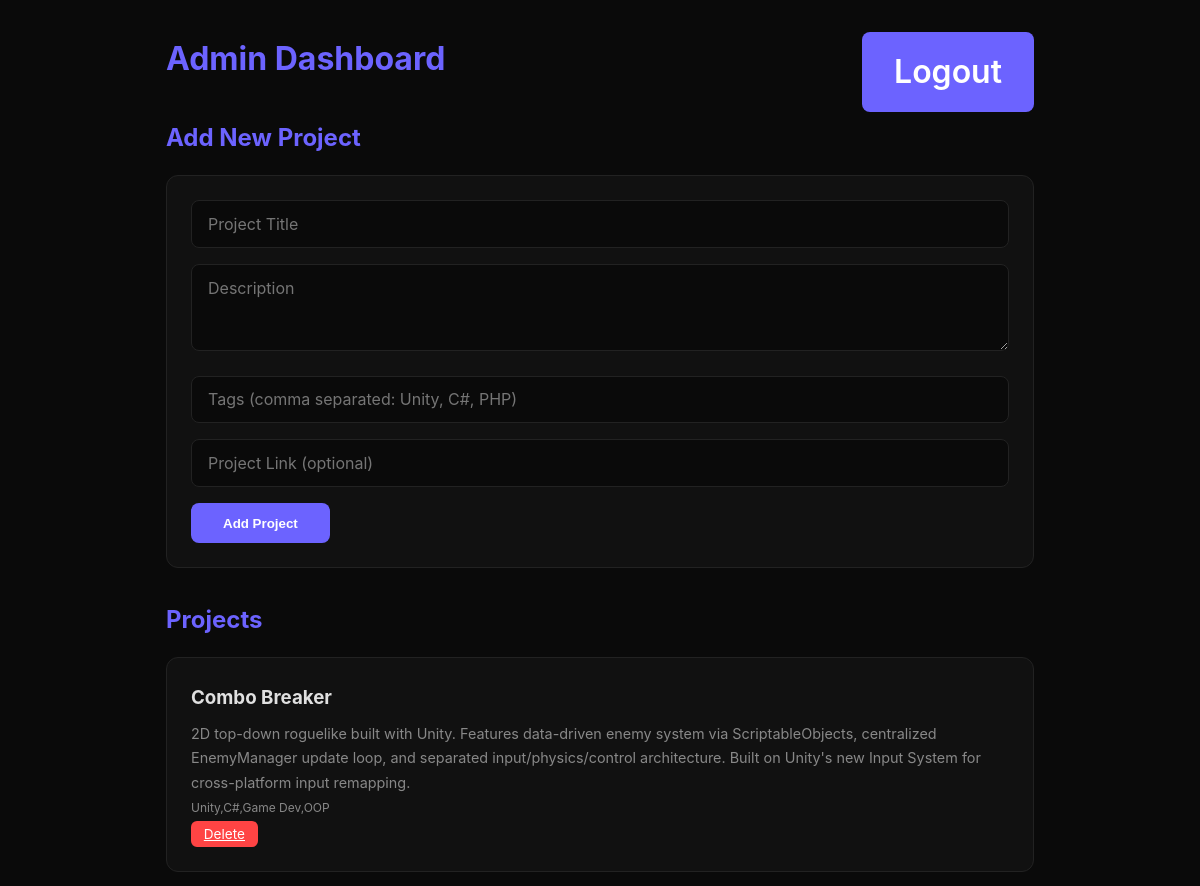
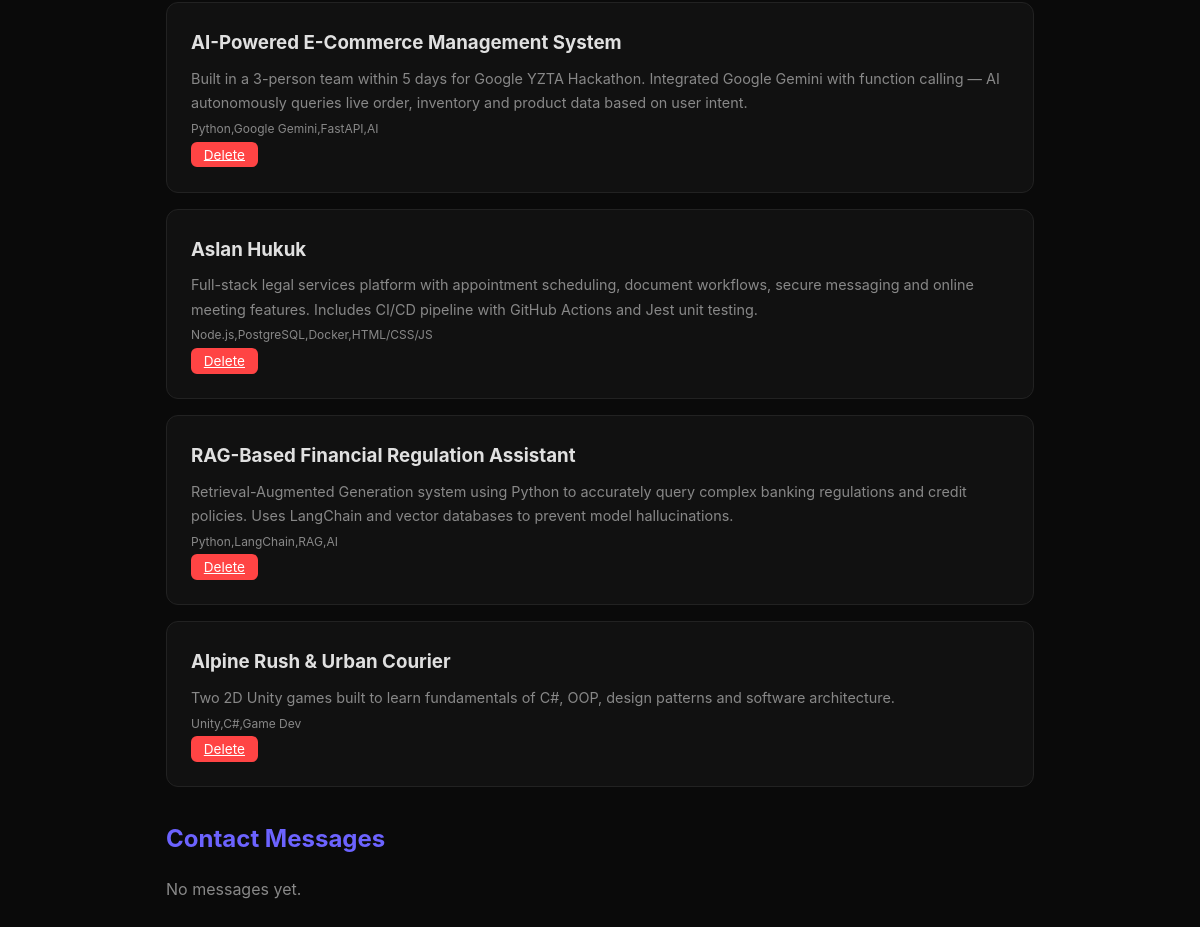
Page /admin/dashboard.php (signed in) on the committed database (2 pictures, top to bottom).
### tables this page shows
CREATE TABLE `projects` (
  `id` int(11) NOT NULL,
  `title` varchar(255) NOT NULL,
  `description` text NOT NULL,
  `tags` varchar(255) DEFAULT NULL,
  `link` varchar(255) DEFAULT NULL,
  `created_at` timestamp NOT NULL DEFAULT current_timestamp()
);

### admin/dashboard.php (the view, shortened to what this page needs)
<?php
require '../php/db.php';
$projects = $pdo->query("SELECT * FROM projects ORDER BY created_at DESC")->fetchAll(PDO::FETCH_ASSOC);
$contacts = $pdo->query("SELECT * FROM contacts ORDER BY created_at DESC")->fetchAll(PDO::FETCH_ASSOC);
?>
<!DOCTYPE html>
<html lang="en">
<head>
    <link rel="stylesheet" href="../css/style.css">
</head>
<body>
    <div class="dashboard">
        <h1>Admin Dashboard
            <a href="?logout=1" class="btn logout">Logout</a>
        </h1>
        <h2>Add New Project</h2>
        <form method="POST" class="add-form">
            <input type="text" name="title" placeholder="Project Title" required />
            <textarea name="description" placeholder="Description" rows="3" required></textarea>
            <input type="text" name="tags" placeholder="Tags (comma separated: Unity, C#, PHP)" />
            <input type="text" name="link" placeholder="Project Link (optional)" />
            <button type="submit" name="add_project" class="btn">Add Project</button>
        </form>
        <h2>Projects</h2>
        <?php foreach ($projects as $project): ?>
        <div class="card">
            <h3><?= htmlspecialchars($project['title']) ?></h3>
            <p><?= htmlspecialchars($project['description']) ?></p>
            <p><small><?= htmlspecialchars($project['tags']) ?></small></p>
            <a href="?delete=<?= $project['id'] ?>"
               onclick="return confirm('Delete this project?')"
               class="delete-btn">Delete</a>
        </div>
        <?php endforeach; ?>
        <h2>Contact Messages</h2>
        <?php if (empty($contacts)): ?>
            <p style="color: var(--text-muted)">No messages yet.</p>
        <?php endif; ?>
    </div>
</body>
</html>

### css/style.css (style rules this page uses)
* { margin: 0; padding: 0; box-sizing: border-box; }
:root { --bg: #0a0a0a; --surface: #111111; --primary: #6c63ff; --text: #e0e0e0; --text-muted: #888; --border: #222; }
body { font-family: 'Inter', sans-serif; background: var(--bg); color: var(--text); line-height: 1.7; }
.btn { display: inline-block; background: var(--primary); color: #fff; padding: 0.8rem 2rem; border-radius: 8px; text-decoration: none; font-weight: 600; border: none; cursor: pointer; transition: opacity 0.3s; }

### admin/dashboard.php (style rules this page uses)
.dashboard { max-width: 900px; margin: 2rem auto; padding: 0 1rem; }
.dashboard h1 { color: var(--primary); margin-bottom: 2rem; }
.dashboard h2 { color: var(--primary); margin: 2rem 0 1rem; }
.card { background: var(--surface); border: 1px solid var(--border); border-radius: 12px; padding: 1.5rem; margin-bottom: 1rem; }
.card h3 { margin-bottom: 0.5rem; }
.card p { color: var(--text-muted); font-size: 0.9rem; }
.delete-btn { background: #ff4444; color: white; border: none; padding: 0.3rem 0.8rem; border-radius: 6px; cursor: pointer; font-size: 0.85rem; margin-top: 0.5rem; }
.add-form { background: var(--surface); border: 1px solid var(--border); border-radius: 12px; padding: 1.5rem; margin-bottom: 2rem; }
.add-form input, .add-form textarea { width: 100%; background: var(--bg); border: 1px solid var(--border); color: var(--text); padding: 0.8rem 1rem; border-radius: 8px; font-size: 1rem; margin-bottom: 1rem; outline: none; font-family: 'Inter', sans-serif; }
.logout { float: right; }

### rows in the picture
projects: title "Combo Breaker", description "2D top-down roguelike built with Unity. Features data-driven enemy system via ScriptableObjects, centralized EnemyManager update loop, and separated input/physics/control architecture. Built on Unity's new Input System for cross-platform input remapping.", tags "Unity,C#,Game Dev,OOP"
projects: title "AI-Powered E-Commerce Management System", description "Built in a 3-person team within 5 days for Google YZTA Hackathon. Integrated Google Gemini with function calling — AI autonomously queries live order, inventory and product data based on user intent.", tags "Python,Google Gemini,FastAPI,AI"
projects: title "Aslan Hukuk", description "Full-stack legal services platform with appointment scheduling, document workflows, secure messaging and online meeting features. Includes CI/CD pipeline with GitHub Actions and Jest unit testing.", tags "Node.js,PostgreSQL,Docker,HTML/CSS/JS"
projects: title "RAG-Based Financial Regulation Assistant", description "Retrieval-Augmented Generation system using Python to accurately query complex banking regulations and credit policies. Uses LangChain and vector databases to prevent model hallucinations.", tags "Python,LangChain,RAG,AI"
projects: title "Alpine Rush & Urban Courier", description "Two 2D Unity games built to learn fundamentals of C#, OOP, design patterns and software architecture.", tags "Unity,C#,Game Dev"
